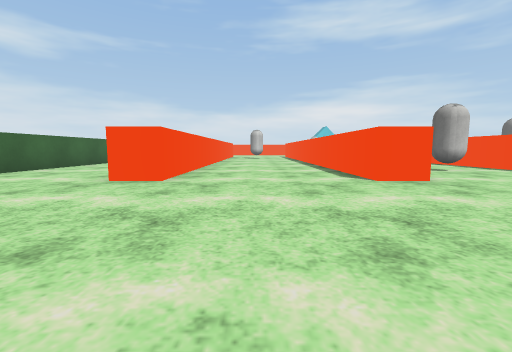
view 1 (above)

21 first-person views from a walk through a scene from a Unity 3-D project. The camera is 0.59 m above the floor, tilts 6° down and sees 90° across. The floor is counted in squares, 1 m on a side. Each view is taken from the middle of a square. On the plan, view 1 faces up. The plan holds only what a view shows up to about 9 squares ahead; the rest is blank. The place goes on beyond the plan. The player is left out. Surface patterns are stand-ins for the level's own textures.

view 2
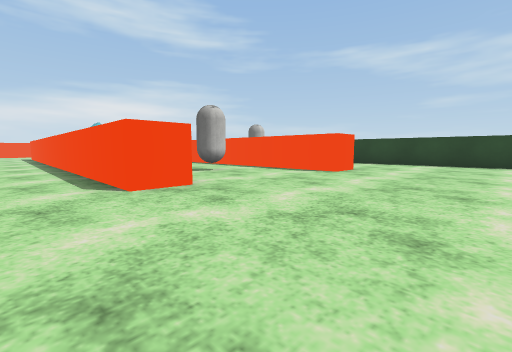

view 3
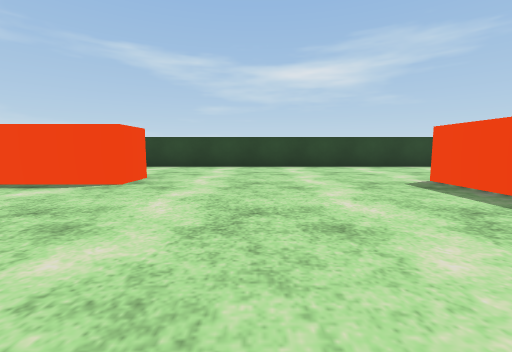

view 4
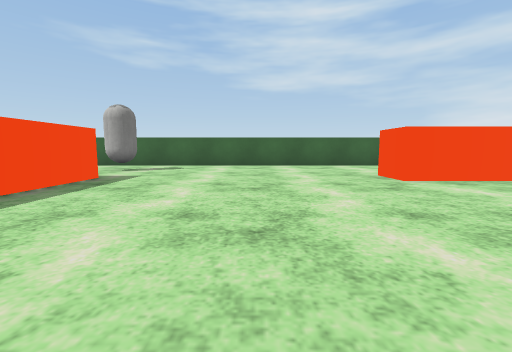

view 5
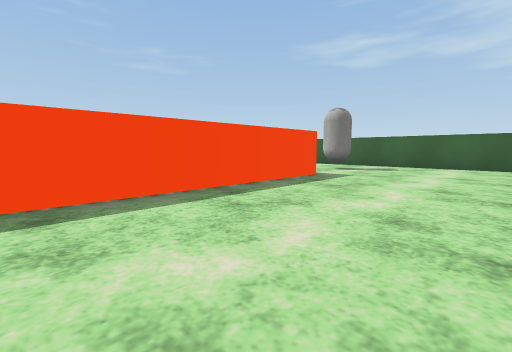

view 6
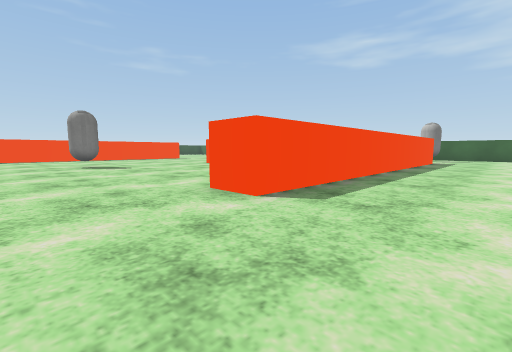

view 7
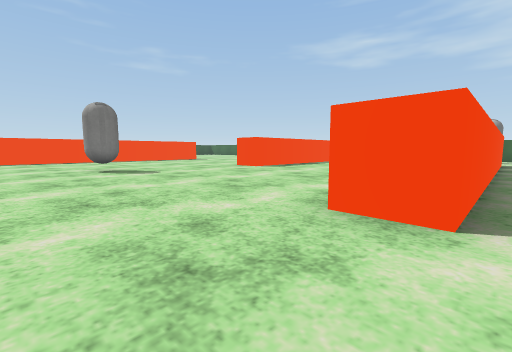

view 8
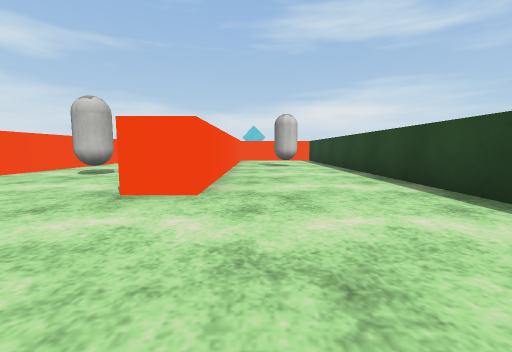

view 9
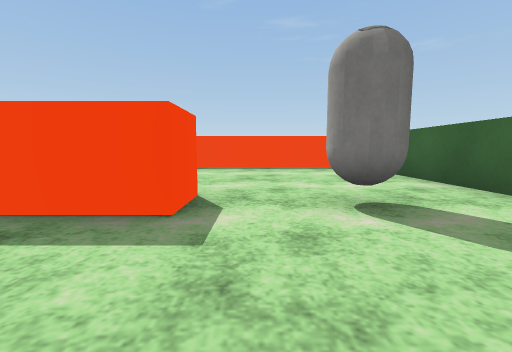

view 10
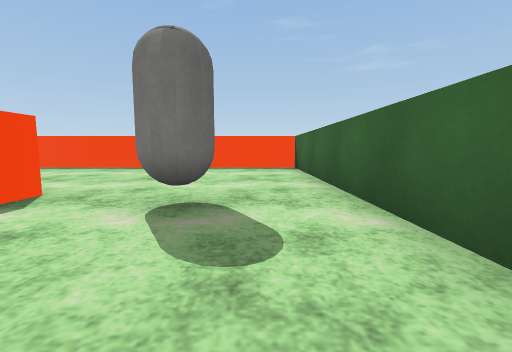

view 11
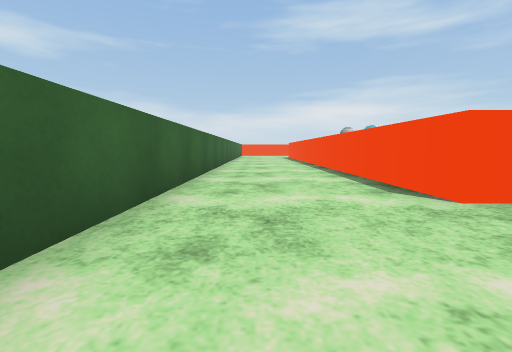

view 12
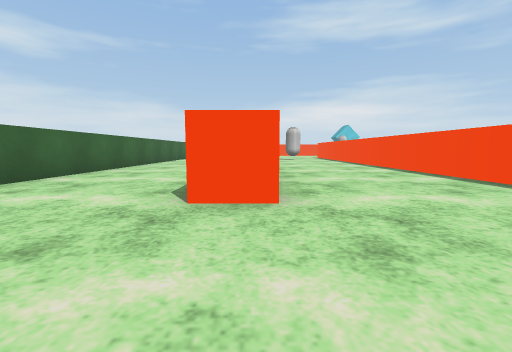

view 13
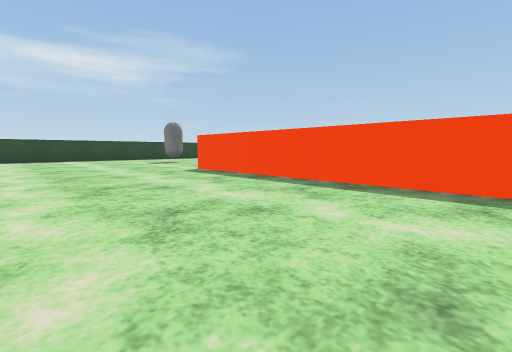

view 14
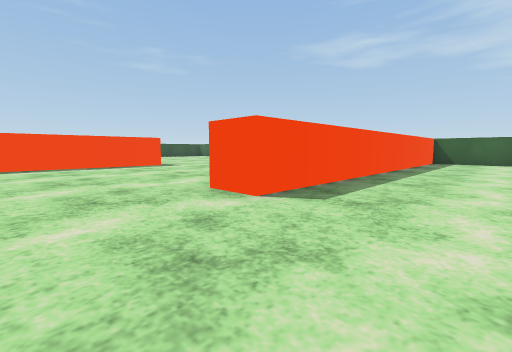

view 15
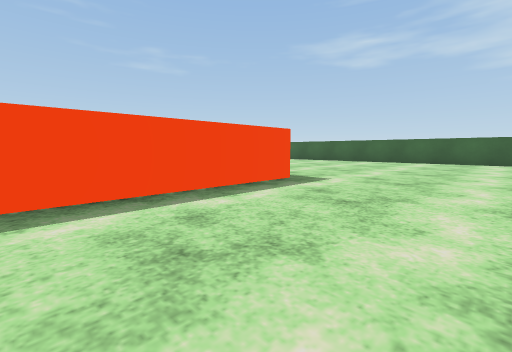

view 16
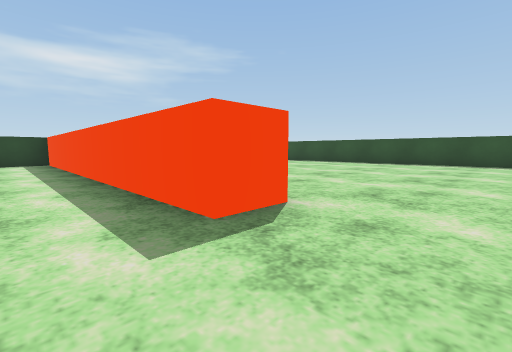

view 17
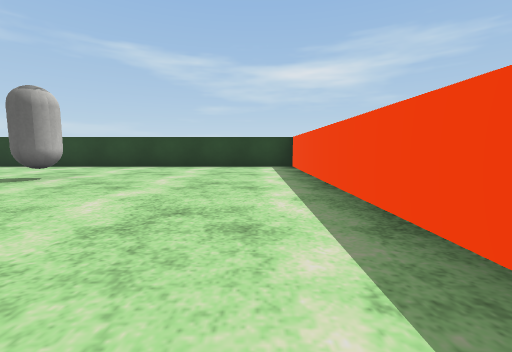

view 18
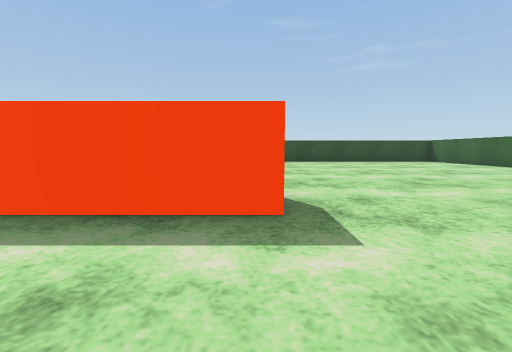

view 19
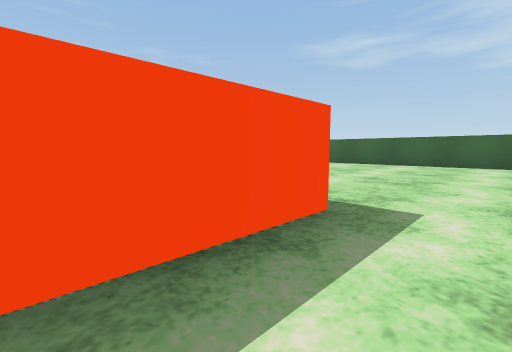

view 20
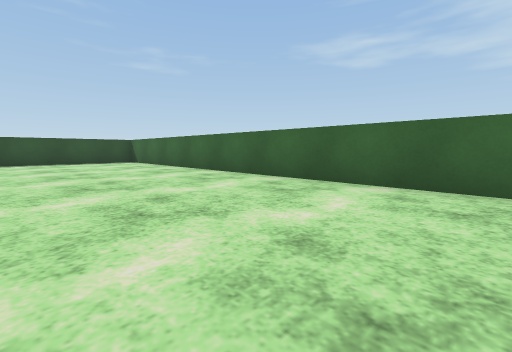

view 21
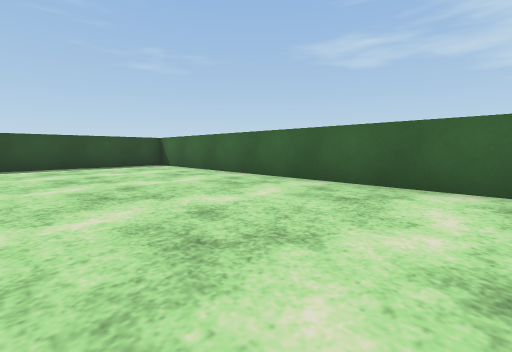

### Floor plan
Points are (right, up) in squares from view 1. A wall is a line through its corners. A room is listed if a view was taken in it or the views show most of it. See-through windows are left out.
Room 1 (views 1, 2, 3, 4, 5, 6, 7, 8, 9, 10, 11, 12, 13, 14, 15, 16, 17, 18, 19, 20, 21)
walls: (-2.3, -2.2) (-2.3, -1.2) (7.7, -1.2) (7.7, -2.2); (1.7, -15.4) (1.7, -14.2) (11.8, -14.2) (11.8, 10); (-6.3, -11) (-6.3, -23.6); (3.4, 4.7) (2.3, 4.7) (2.3, 10.5); (-1.7, 9.1) (-1.7, 4.7) (-2.7, 4.7) (-2.7, 10.5); (3.3, 9.6) (3.3, 6.6); (0, -24.2) (1.6, -24.2); (8.3, 10) (8.3, 4.2) (7.3, 4.2) (7.3, 9); (-5.6, -24.2) (-2, -24.2); (-6.3, 10.5) (-6.3, -7.3) (3.7, -7.3) (3.7, -8.2)
objects: white capsule (-4, -2); white capsule (5, 7); white capsule (8, -9); white capsule (10, 10)

Where each view was taken, in squares from view 1:
view 1: 0 up, 0 right, facing up
view 2: 1 up, 1 right, facing up-right
view 3: 2 up, 3 right, facing right
view 4: 2 up, 3 right, facing left
view 5: 2 up, 3 right, facing down-left
view 6: 1 up, 10 right, facing down-left
view 7: 1 down, 10 right, facing down-left
view 8: 1 up, 9 right, facing up
view 9: 1 up, 3 left, facing down
view 10: 1 up, 5 left, facing down
view 11: 2 up, 5 left, facing up
view 12: 2 up, 2 left, facing up
view 13: 3 down, 3 left, facing down-right
view 14: 5 down, 6 right, facing down-left
view 15: 11 down, 6 right, facing down-left
view 16: 13 down, 0 right, facing down-right
view 17: 13 down, 3 right, facing right
view 18: 12 down, 2 right, facing down
view 19: 13 down, 4 right, facing down-left
view 20: 12 down, 2 left, facing down-left
view 21: 15 down, 2 left, facing down-left
